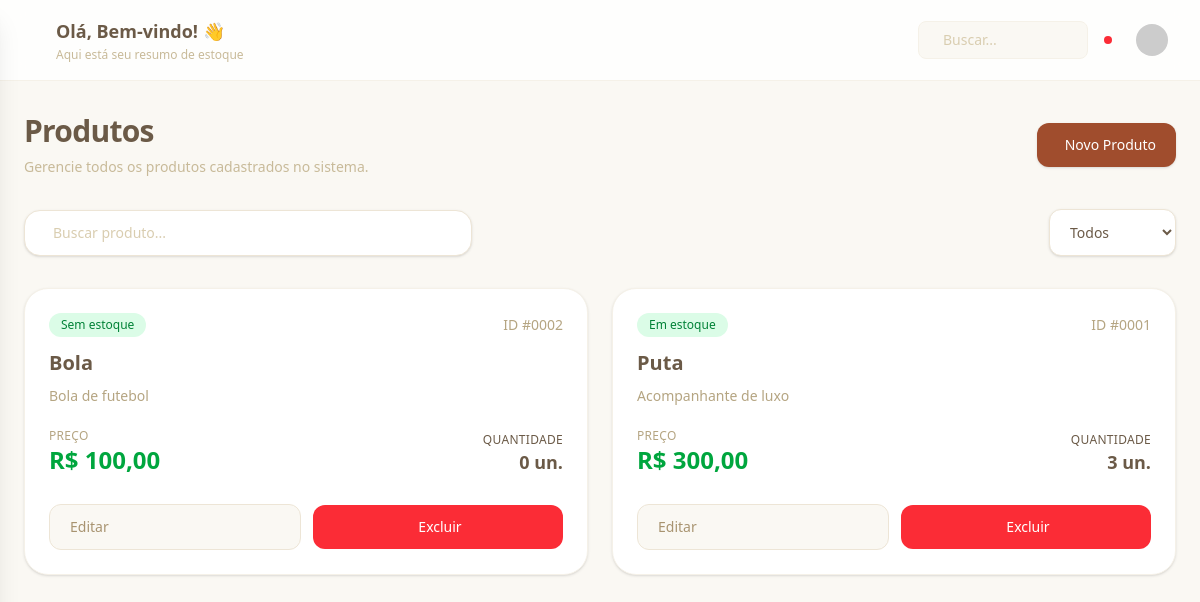
/produtos/, run on the app's committed database.
### website/models.py (models this page shows, shortened)
class Produto(models.Model):
    nome = models.CharField(max_length=100)
    descricao = models.TextField()
    preco = models.DecimalField(max_digits=10, decimal_places=2)
    quantidade = models.IntegerField(default=0)
    quantidade_minima = models.IntegerField(default=15)
    categoria = models.ForeignKey(
        Categoria,
        on_delete=models.CASCADE,
        related_name='produtos'
    )
    fornecedor = models.ForeignKey(
        Fornecedor,
        on_delete=models.SET_NULL,
        null=True,
        blank=True,
        related_name='produtos'
    )

### website/views.py (the view)
# urls.py: path("produtos/", ProdutosPageView.as_view(), name="produtos"),
class ProdutosPageView(DashboardContextMixin, TemplateView):
    template_name = "produtos.html"
    def get_context_data(self, **kwargs):
        context = super().get_context_data(**kwargs)
        context["produtos"] = (
            Produto.objects
            .select_related("categoria", "fornecedor")
            .order_by("nome")
        )
        return context

### website/context_processors.py (called while the page is built)
def navigation(request):
    match = getattr(request, "resolver_match", None)
    name = (match.url_name or "") if match else ""
    section = ""
    if name in ("painel",):
        section = "painel"
    elif name in ("produtos", "create_produto", "create_categoria"):
        section = "produtos"
    elif name in ("estoque", "create_estoque", "create_movimentacao"):
        section = "estoque"
    elif name in ("relatorios", "relatorio"):
        section = "relatorios"
    elif name in ("configuracoes", "perfil", "create_fornecedor"):
        section = "configuracoes"
    elif name in ("contato",):
        section = "contato"
    return {"nav_section": section}

### website/templatetags/static_extras.py (called while the page is built)
def _resolve_local_path(path: str) -> Path | None:
    for static_dir in getattr(settings, "STATICFILES_DIRS", []):
        candidate = Path(static_dir) / path
        if candidate.is_file():
            return candidate
    return None

@register.simple_tag
def static_v(path: str) -> str:
    url = static(path)
    local_path = _resolve_local_path(path)
    if local_path is None:
        return url
    version = int(local_path.stat().st_mtime)
    separator = "&" if "?" in url else "?"
    return f"{url}{separator}v={version}"

### website/views.py (called while the page is built)
    def get_dashboard_context(self):
        total = (
            Produto.objects.annotate(
                subtotal=F("quantidade") * F("preco")
            ).aggregate(
                total=Sum("subtotal")
            )["total"]
        )
        estoque_baixo = Produto.objects.filter(
            quantidade__gt=0,
            quantidade__lte=F("quantidade_minima")
        )
        em_estoque = Produto.objects.filter(
            quantidade__gt=0
        )
        return {
            "produtos_count": Produto.objects.count(),
            "sem_estoque_count": Produto.objects.filter(
                quantidade=0
            ).count(),
            "estoque_baixo_count": estoque_baixo.count(),
            "estoque_baixo": estoque_baixo,
            "em_estoque_count": em_estoque.count(),
            "em_estoque": em_estoque,
            "valor_total": total or Decimal("0"),
        }

    def get_context_data(self, **kwargs):
        context = super().get_context_data(**kwargs)
        context.update(self.get_dashboard_context())
        return context

### website/templates/produtos.html (shortened to what this page needs)
{% extends "base.html" %}
{% block content %}
<div class="space-y-8">
    <div class="flex flex-col gap-4 lg:flex-row lg:items-center lg:justify-between">
        <div>
            <h1 class="text-3xl font-bold tracking-tight text-sand-900">
                Produtos
            </h1>
            <p class="mt-2 text-sm text-sand-500">
                Gerencie todos os produtos cadastrados no sistema.
            </p>
        </div>
        <a
            href="{% url 'create_produto' %}"
            class="btn-primary
                inline-flex items-center gap-2
                rounded-xl
                bg-stone-700
                px-5 py-3
                text-sm font-medium text-white
                shadow-sm
                transition-all duration-200
                hover:-translate-y-0.5
                hover:bg-stone-800
                hover:shadow-lg
            "
        >
            Novo Produto
        </a>
    </div>
    <div class="flex flex-col gap-4 lg:flex-row lg:items-center lg:justify-between">
        <div class="
            flex items-center gap-3
            rounded-2xl
            border border-sand-200
            bg-white
            px-4 py-3
            shadow-sm
            w-full lg:max-w-md
        ">
            <input
                type="text"
                placeholder="Buscar produto..."
                class="
                    w-full
                    bg-transparent
                    text-sm
                    outline-none
                    placeholder:text-sand-400
                "
            >
        </div>
        <select class="
            rounded-xl
            border border-sand-200
            bg-white
            px-4 py-3
            text-sm
            shadow-sm
            outline-none
            transition-all
            focus:border-stone-500
        ">
            <option>Todos</option>
        </select>
    </div>
    <div class="grid grid-cols-1 gap-6 md:grid-cols-2 xl:grid-cols-3">
        {% for produto in produtos %}
        <div class="
            group
            overflow-hidden
            rounded-3xl
            border border-sand-100
            bg-white
            shadow-sm
            transition-all duration-300
            hover:-translate-y-1
            hover:shadow-xl
        ">
            <div class="space-y-5 p-6">
                <div>
                    <div class="mb-3 flex items-center justify-between">
                        <span class="
                            rounded-full
                            bg-green-100
                            px-3 py-1
                            text-xs font-medium
                            text-green-700
                        ">
                        {% if produto.quantidade > 0 %}
                        Em estoque
                    {% else %}
                        Sem estoque
                    {% endif %}
                        </span>
                        <span class="text-sm text-sand-600">
                            ID #{{ produto.pk|stringformat:"04d" }}
                        </span>
                    </div>
                    <h2 class="
                        text-xl font-bold
                        text-sand-900
                        transition-colors
                        group-hover:text-stone-700
                    ">
                    {{ produto.nome }}
                    </h2>
                    <p class="mt-2 text-sm leading-relaxed text-sand-600">
                        {{ produto.descricao }}
                    </p>
                </div>
                <div class="flex items-end justify-between">
                    <div>
                        <p class="text-xs uppercase tracking-wide text-sand-600">
                            Preço
                        </p>
                        <h3 class="text-2xl font-bold text-green-600">
                            R$ {{ produto.preco|floatformat:2 }}
                        </h3>
                    </div>
                    <div class="text-right">
                        <p class="text-xs uppercase tracking-wide text-sand-900">
                            Quantidade
                        </p>
                        <h3 class="text-lg font-semibold text-sand-900">
                            {{ produto.quantidade }} un.
                        </h3>
                    </div>
                </div>
                <div class="flex items-center gap-3 pt-2">
                    <a href="{% url 'update_produto' produto.pk %}" class="
                        flex-1
                        rounded-xl
                        border border-sand-200
                        bg-sand-50
                        px-4 py-3
                        text-sm font-medium
                        text-sand-700
                        transition-all
                        hover:bg-sand-100
                    ">
                        Editar
                    </a>
                    <button class="
                        flex-1
                        rounded-xl
                        bg-red-500
                        px-4 py-3
                        text-sm font-medium
                        text-white
                        transition-all
                        hover:bg-red-600
                    ">
                        Excluir
                    </button>
                </div>
            </div>
        </div>
        {% endfor %}
    </div>
</div>
{% endblock %}

### data on the page
Produto: shows "Sem estoque", pk "0002", nome "Bola", descricao "Bola de futebol", preco "100,00", quantidade "0"
Produto: shows "Em estoque", pk "0001", nome "Puta", descricao "Acompanhante de luxo", preco "300,00", quantidade "3"
